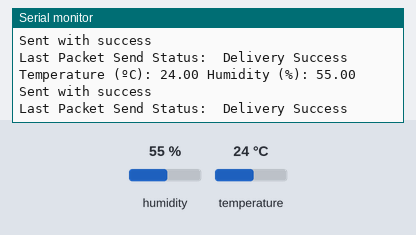
Recording of a sketch running on a simulated ESP32. Shown: the last lines printed to the serial monitor. Inputs (shaded band) come from the test bench; at power-on: humidity 55 %, temperature 24 °C.

Above: at 2.8 s.
2.9 s: humidity set to 22 %
At 5.5 s:
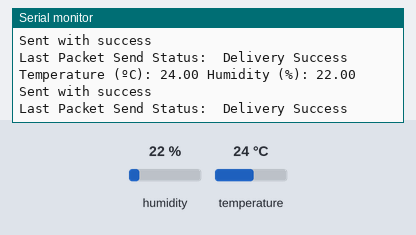
5.6 s: temperature set to 12 °C
At 6.9 s:
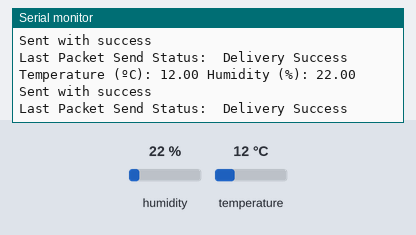
8.3 s: humidity set to 40 %
At 11.9 s:
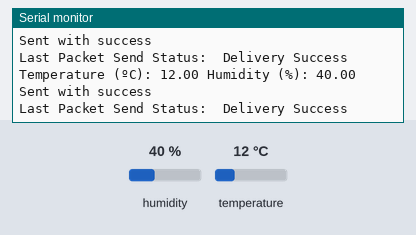
Timing chart, 0 to 13.4 s (numbered marks = the images above; inputs shaded):
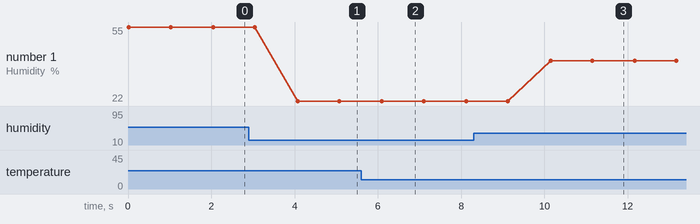

Measured:
- after the input at 2.9 s, the serial monitor: prints a new line after 1.2 s (image 1)
- after the input at 5.6 s, the serial monitor: prints a new line after 0.50 s (image 2)
- after the input at 8.3 s, the serial monitor: prints a new line after 1.8 s (image 3)
- plotted number 1: 55 → 22 after the input at 2.9 s, 22 → 40 after the input at 8.3 s

The sketch:

ESPNOW-MASTER.ino
```cpp
#include <esp_now.h>
#include <WiFi.h>
#include "DHT.h"
#define DHTPIN 4
#define DHTTYPE DHT11

uint8_t broadcastAddress[] = {0x78, 0x21, 0x84, 0x9C, 0x13, 0x8C};
const int espNumber = 1;

typedef struct struct_message {
  int id;
  float temp;
  float hum;
} struct_message;
struct_message myData;
esp_now_peer_info_t peerInfo;

void OnDataSent(const uint8_t *mac_addr, esp_now_send_status_t status) {
  Serial.print("\r\nLast Packet Send Status:\t");
  Serial.println(status == ESP_NOW_SEND_SUCCESS ? "Delivery Success" : "Delivery Fail");
}

// Variable to hold readings
float temperature;
float humidity;

WiFiClient  client;
DHT dht(DHTPIN, DHTTYPE);

void setup() {
  Serial.begin(115200);
  dht.begin();
  WiFi.mode(WIFI_STA);
  if (esp_now_init() != ESP_OK) {
    Serial.println("Error initializing ESP-NOW");
    return;
  }
  esp_now_register_send_cb(OnDataSent);

  memcpy(peerInfo.peer_addr, broadcastAddress, 6);
  peerInfo.channel = 0;
  peerInfo.encrypt = false;

  if (esp_now_add_peer(&peerInfo) != ESP_OK) {
    Serial.println("Failed to add peer");
    return;
  }
}

void loop() {
  humidity = dht.readHumidity();
  temperature = dht.readTemperature();
  if (isnan(humidity) || isnan(temperature)) {
    Serial.println(F("Failed to read from DHT sensor!"));
    return;
  }
  Serial.print("Temperature (ºC): ");
  Serial.print(temperature);
  Serial.print(" Humidity (%): ");
  Serial.println(humidity);

  myData.id = espNumber;
  myData.temp = temperature;
  myData.hum = humidity;
  esp_err_t result = esp_now_send(broadcastAddress, (uint8_t *) &myData, sizeof(myData));

  if (result == ESP_OK) {
    Serial.println("Sent with success");
  }
  else {
    Serial.println("Error sending the data");
  }

  delay(1000);
}
```
